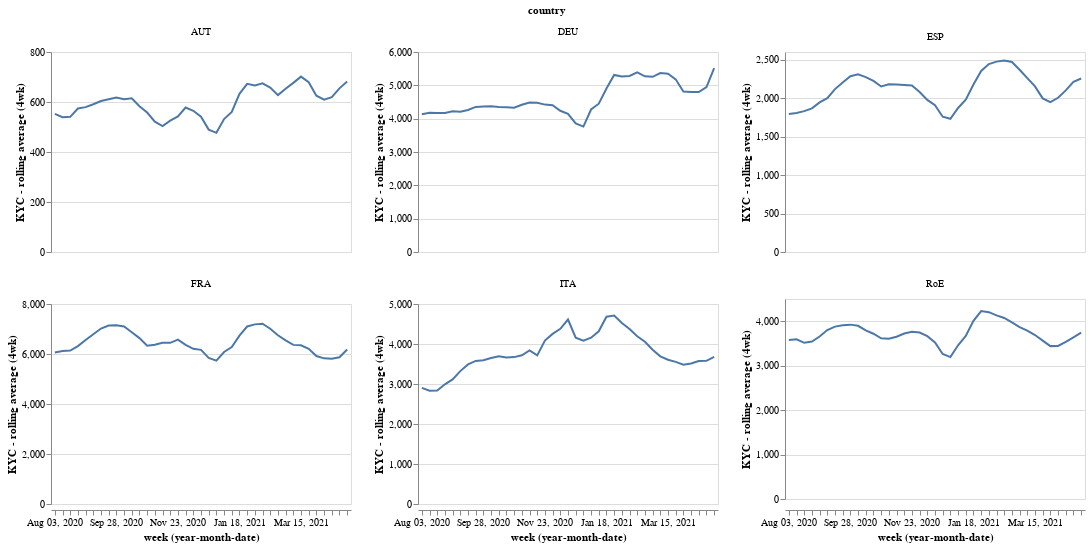

The notebook cell this image was saved under:
### Markdown cell above
## report on gre

### Code cell
df = pd.read_csv("baseline.csv")

df.loc[
    df["country"].isin(["FRA", "DEU", "AUT", "ESP", "ITA"]) == False, "country"
] = "RoE"

df = pd.pivot_table(
    df, values=["sum"], index=["week", "country"], columns=["label"], aggfunc=np.sum
).reset_index()
df.columns = ["week", "country", "KYCc", "ftMAU", "spend"]


new_column = df.groupby(["country"])["KYCc"].rolling(4).mean()
df["KYC rolling"] = new_column.reset_index(level=0, drop=True)

alt.Chart(df.loc[df["week"] >= "2020-08-01", :]).mark_line().encode(
    x="yearmonthdate(week):O",
    y=alt.Y("KYC rolling:Q", axis=alt.Axis(title="KYC - rolling average (4wk)")),
).properties(width=300, height=200, title="KYC - rolling average (4wk)").facet(
    columns=3, facet="country:N"
).resolve_scale(
    y="independent"
)

### Figure 1 — Vega-Lite specification as saved in the notebook (floating-point values rounded to 4 significant figures; data arrays with more than 128 entries replaced by an {"elided": "..."} marker saying what was removed)
{"config": {"view": {"continuousWidth": 400, "continuousHeight": 300}}, "data": {"name": "data-182a7ebcc3d1da5f0ce47b6d2282ea1c"}, "facet": {"type": "nominal", "field": "country"}, "spec": {"mark": "line", "encoding": {"x": {"type": "ordinal", "field": "week", "timeUnit": "yearmonthdate"}, "y": {"type": "quantitative", "axis": {"title": "KYC - rolling average (4wk)"}, "field": "KYC rolling"}}, "height": 200, "title": "KYC - rolling average (4wk)", "width": 300}, "columns": 3, "resolve": {"scale": {"y": "independent"}}, "$schema": "https://vega.github.io/schema/vega-lite/v4.8.1.json", "datasets": {"data-182a7ebcc3d1da5f0ce47b6d2282ea1c": {"elided": "234 records"}}}
